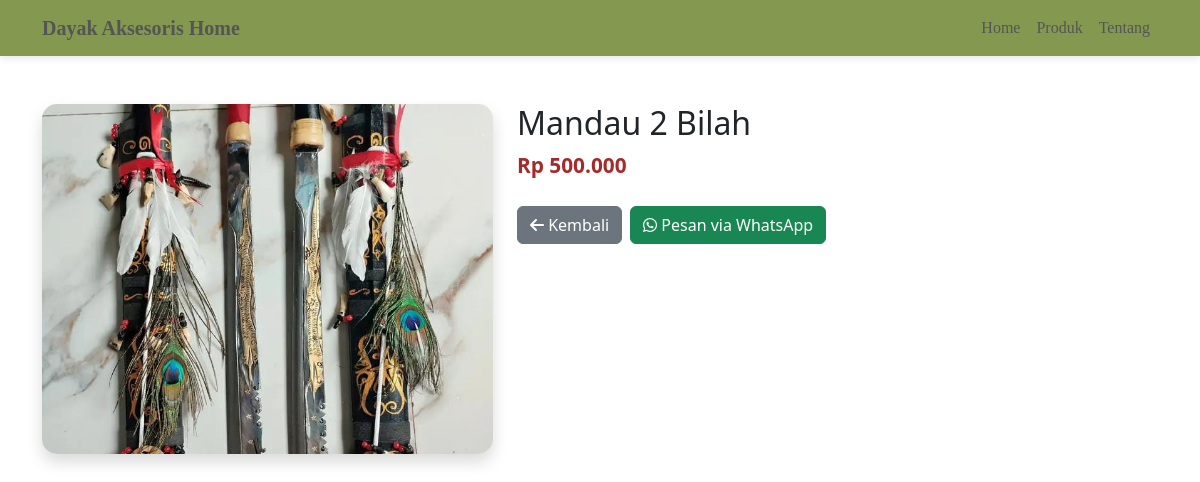
Page /produk-detail.php?p=17 on the committed database.
### tables this page shows
CREATE TABLE `produk` (
  `id` int(11) NOT NULL,
  `kategori_id` int(11) NOT NULL,
  `nama` varchar(255) NOT NULL,
  `harga` double NOT NULL,
  `foto` varchar(255) DEFAULT NULL,
  `detail` text DEFAULT NULL,
  `ketersediaan_stok` enum('habis','tersedia') DEFAULT 'tersedia'
);

### produk-detail.php (the view, shortened to what this page needs)
<?php
require "koneksi.php";
$idProduk = isset($_GET['p']) ? $_GET['p'] : 0;
$query = mysqli_query($mysqli, "SELECT * FROM produk WHERE id='$idProduk'");
$produk = mysqli_fetch_assoc($query);
?>
<!DOCTYPE html>
<html lang="en">
<head>
<link rel="stylesheet" href="bootstrap/bootstrap-5.0.2-dist/css/bootstrap.min.css">
<link rel="stylesheet" href="fontawesome/css/all.min.css">
<link rel="stylesheet" href="css/style.css">
</head>
<body>
<?php require "navbar.php"; ?>
<div class="container mt-5 mb-5">
    <div class="row">
        <div class="col-md-5 mb-4">
            <img src="image/<?= $produk['foto'] ?>" class="detail-img shadow" alt="<?= $produk['nama'] ?>">
        </div>
        <div class="col-md-7">
            <h2><?= $produk['nama'] ?></h2>
            <p class="price-label">Rp <?= number_format($produk['harga'],0,',','.') ?></p>
            <div class="mt-4 d-flex gap-2">
                <a href="produk.php" class="btn btn-secondary">
                    <i class="fas fa-arrow-left"></i> Kembali
                </a>
                <a href="https://wa.me/6285752443191?text=Halo, saya ingin pesan produk <?= urlencode($produk['nama']) ?>"
                   class="btn btn-success" target="_blank">
                    <i class="fab fa-whatsapp"></i> Pesan via WhatsApp
                </a>
            </div>
        </div>
    </div>
</div>
</body>
</html>

### style.css (style rules this page uses)
body { font-family: "Times New Roman", Times, serif; margin: 0; padding: 0; }

### produk-detail.php (style rules this page uses)
.detail-img { width: 100%; height: 350px; object-fit: cover; border-radius: 15px; }
.price-label { font-size: 1.3rem; font-weight: bold; color: brown; }

### rows in the picture
produk: foto (picture), nama "Mandau 2 Bilah", harga "500.000"
